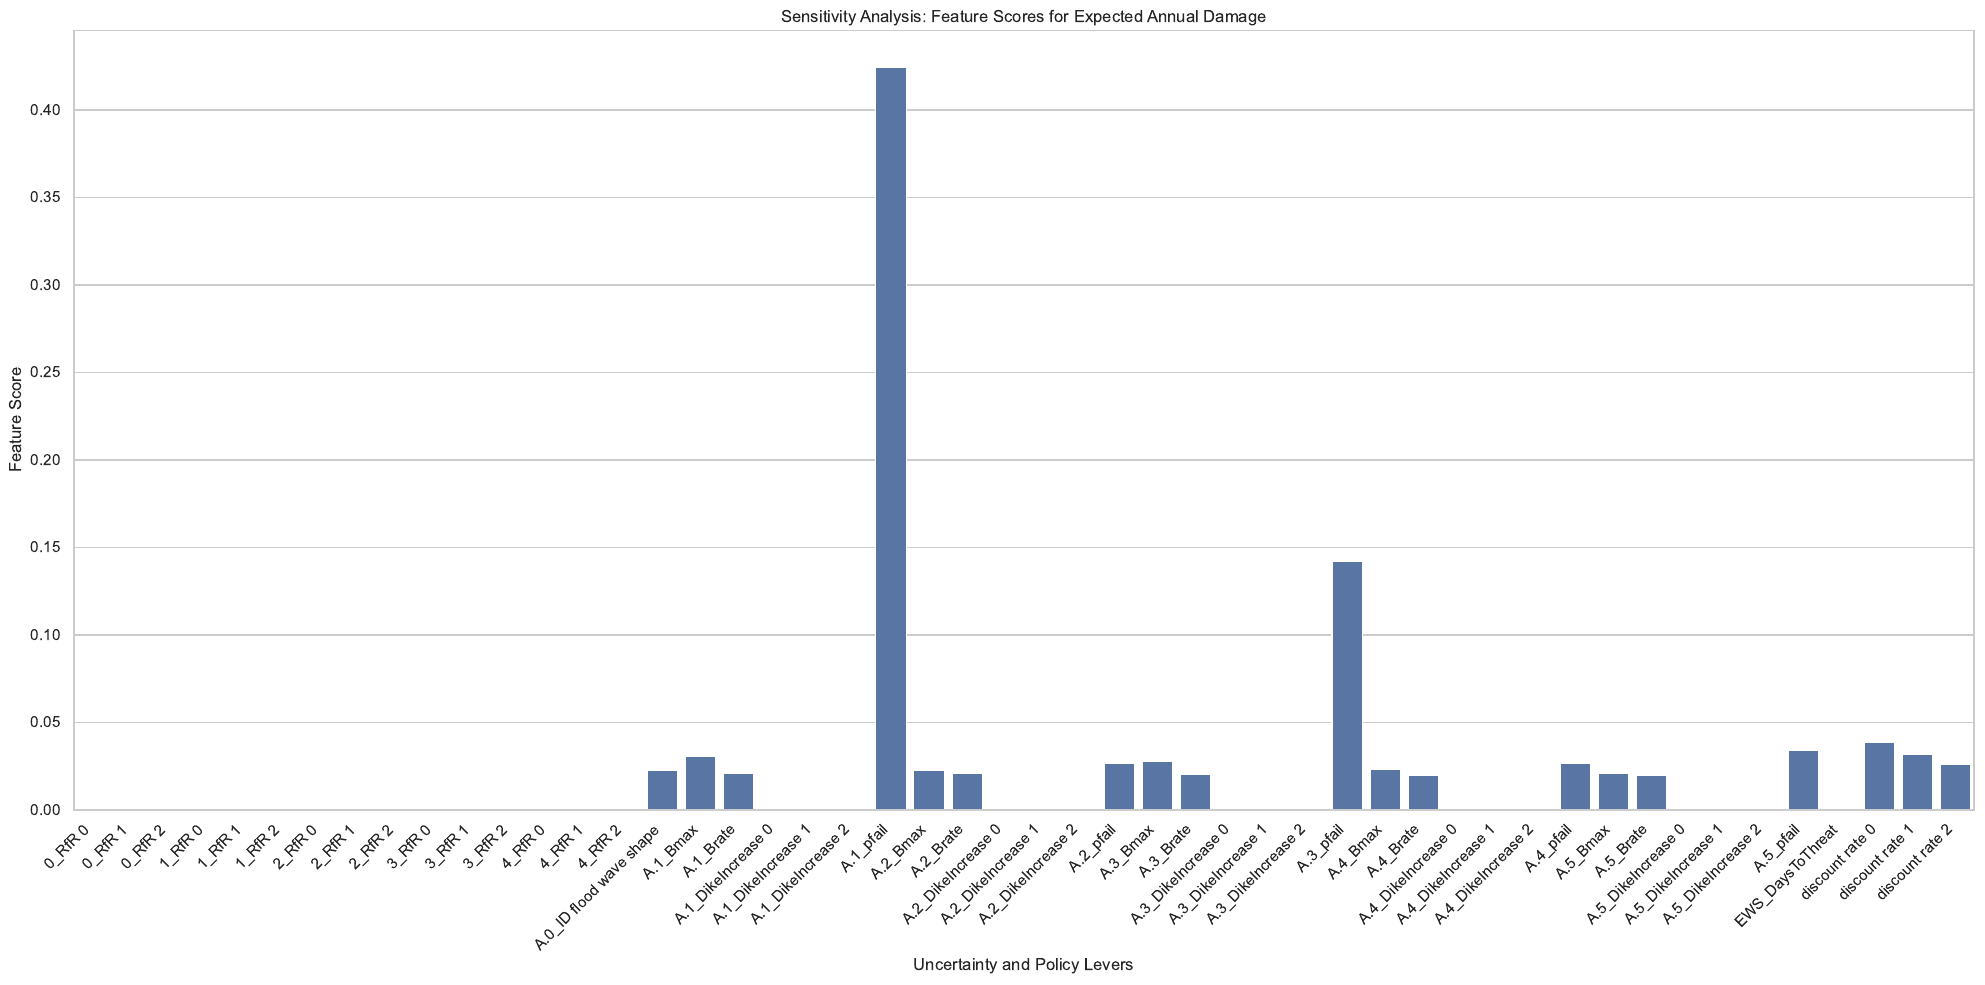

Generate this figure with Python:
import pandas as pd
import matplotlib.pyplot as plt
import seaborn as sns
from ema_workbench import (Scenario, Policy, MultiprocessingEvaluator, perform_experiments)
from ema_workbench.em_framework.samplers import sample_uncertainties
from problem_formulation import get_model_for_problem_formulation
from ema_workbench.analysis import feature_scoring
from ema_workbench.util import ema_logging

ema_logging.log_to_stderr(ema_logging.INFO)


def run_sensitivity_analysis():
    # Load the model
    model, steps = get_model_for_problem_formulation(2)

    # Generate multiple scenarios for sensitivity analysis
    n_scenarios = 500
    scenarios = sample_uncertainties(model, n_scenarios)

    # Define a policy (using the same zero policy as before)
    zero_policy = {
        "DaysToThreat": 0,
        "DikeIncrease 0": 0,
        "DikeIncrease 1": 0,
        "DikeIncrease 2": 0,
        "RfR 0": 0,
        "RfR 1": 0,
        "RfR 2": 0
    }
    pol0 = {key.name: zero_policy[key.name.split('_')[-1]] for key in model.levers}
    policy0 = Policy("Policy 0", **pol0)

    # Run experiments using MultiprocessingEvaluator
    with MultiprocessingEvaluator(model) as evaluator:
        experiments, outcomes = evaluator.perform_experiments(scenarios=scenarios, policies=[policy0])

    return experiments, outcomes


def analyze_sensitivity(experiments, outcomes):
    # Convert results to DataFrame
    df = pd.DataFrame.from_dict(outcomes)

    # Perform feature scoring to identify important variables
    scores = feature_scoring.get_feature_scores_all(experiments, outcomes)

    # Display feature scores
    print(scores)

    # Plot feature scores for 'Expected Annual Damage'
    sns.set(style="whitegrid")
    plt.figure(figsize=(20, 10))
    sns.barplot(x=scores.index, y=scores['Expected Annual Damage'])
    plt.title('Sensitivity Analysis: Feature Scores for Expected Annual Damage')
    plt.xticks(rotation=45, ha='right')
    plt.xlabel('Uncertainty and Policy Levers')
    plt.ylabel('Feature Score')
    plt.tight_layout()
    plt.savefig('Sensitivity.pdf', format='pdf', dpi=300, bbox_inches='tight')
    plt.show()



if __name__ == "__main__":
    experiments, outcomes = run_sensitivity_analysis()
    analyze_sensitivity(experiments, outcomes)
